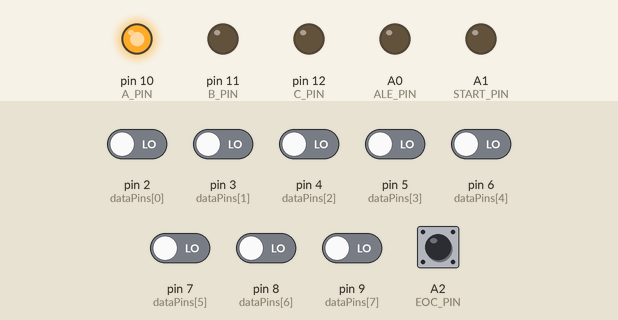
Recording of a sketch running on a simulated Arduino Uno, built with avr-gcc and run on an emulated ATmega328P. Shown: output pins drawn as LEDs (lit = HIGH). The inputs (shaded band) are chosen by the test bench; at power-on: A2 (EOC_PIN) HIGH, pin 2 (dataPins[0]), pin 3 (dataPins[1]), pin 4 (dataPins[2]), pin 5 (dataPins[3]), pin 6 (dataPins[4]), pin 7 (dataPins[5]), pin 8 (dataPins[6]), pin 9 (dataPins[7]) LOW. Pins used as bus, display or sensor lines are not drawn; what the sketch prints to the serial monitor is not drawn.

Above: at 0.1 s.
Timing chart, 0 to 1.6 s (numbered marks = the images above):
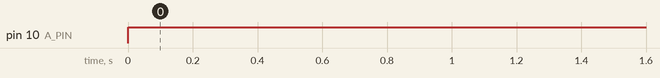

Measured:
- by itself, pin 10 (A_PIN): LOW → HIGH at 0.00 s

The sketch:

ADCconverter.ino
```cpp
// ADC0809 interfacing with Arduino Uno

// DO-D7 -> Arduino D2-D9

const int dataPins [8] = { 2, 3, 4, 5, 6, 7, 8, 9 };

const int A_PIN =10;
const int B_PIN = 11;
const int C_PIN = 12;

const int ALE_PIN = A0;
const int START_PIN= A1;
const int EOC_PIN = A2;
const int OE_PIN = A3;

void setup() {
  Serial.begin(9600);

for (int i=0; i<8; i++){
  pinMode(dataPins[i], INPUT);
}
pinMode(A_PIN, OUTPUT);
pinMode(B_PIN, OUTPUT);
pinMode(C_PIN, OUTPUT);

pinMode(ALE_PIN, OUTPUT);
pinMode(START_PIN, OUTPUT);
pinMode(EOC_PIN, INPUT);
pinMode(OE_PIN, OUTPUT);

digitalWrite(ALE_PIN, LOW);
digitalWrite(START_PIN, LOW);
digitalWrite(OE_PIN, LOW);

Serial.println("ADC0809 Interface");
}


byte readADC0809() {

// Select channel INO
digitalWrite(A_PIN, HIGH);
digitalWrite(B_PIN, LOW);
digitalWrite(C_PIN, LOW);

// Latch channel address

digitalWrite(ALE_PIN, HIGH);
delayMicroseconds(1);
digitalWrite(ALE_PIN, LOW);

// Start conversion
digitalWrite (START_PIN, HIGH);
delayMicroseconds(1);
digitalWrite(START_PIN, LOW);

// Wait for conversion to complete
// EOC polarity should be verified for the particular ADC0809 circuit.

while (digitalRead(EOC_PIN) == LOW) {
// Wait
}

// Enable ADC output
digitalWrite(OE_PIN, HIGH);
delayMicroseconds(1);

byte value = 0;

for (int i=0; i<8; i++){
  if (digitalRead(dataPins[i])){
    value |= (1 << i);
  }
}
digitalWrite(OE_PIN, LOW);
return value;

}
void loop() {

byte adcValue = readADC0809();

float voltage = (adcValue * 5.0) / 255.0;

Serial.print("ADC Value = ");
Serial.print(adcValue);
Serial.print(" Voltage = ");
Serial.print(voltage, 3);
Serial.println(" V");

delay(500);
}
```
